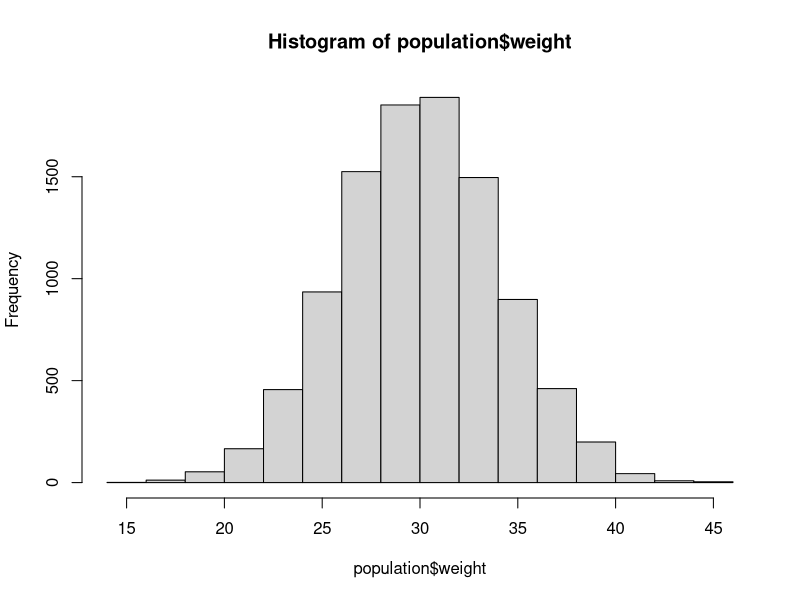
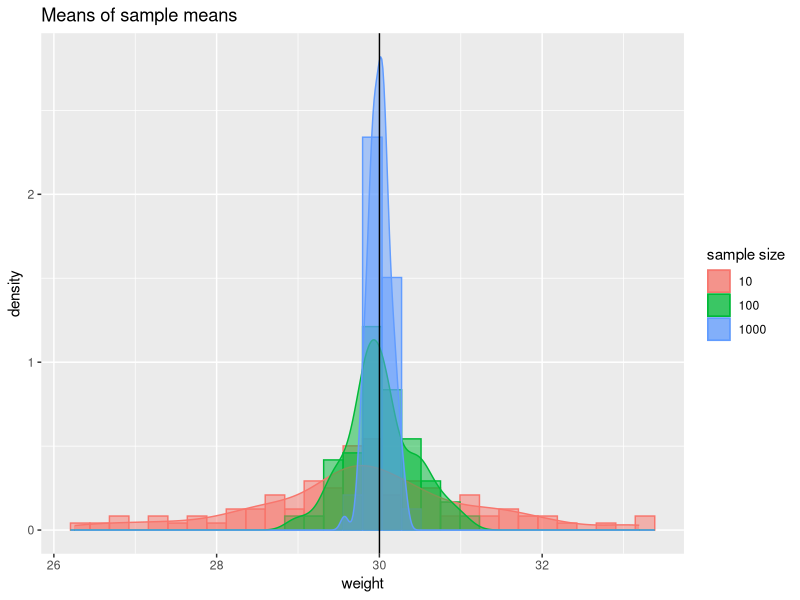
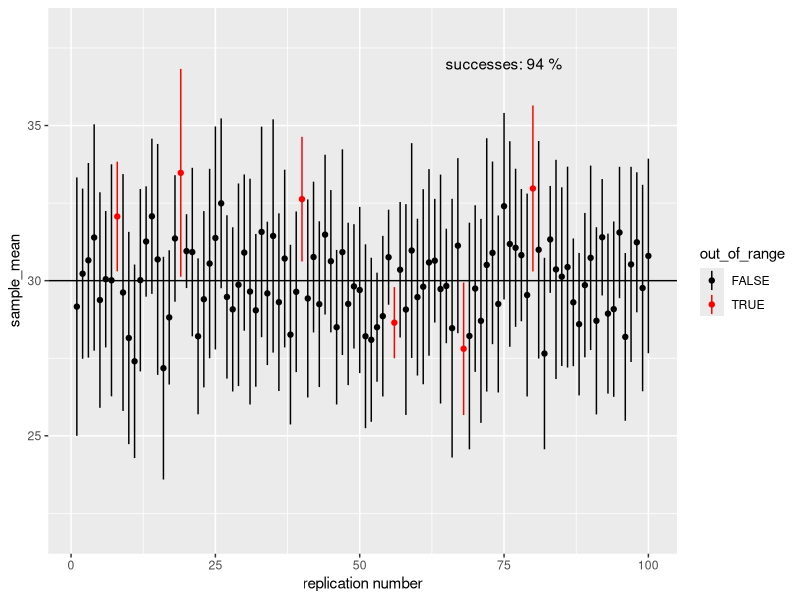
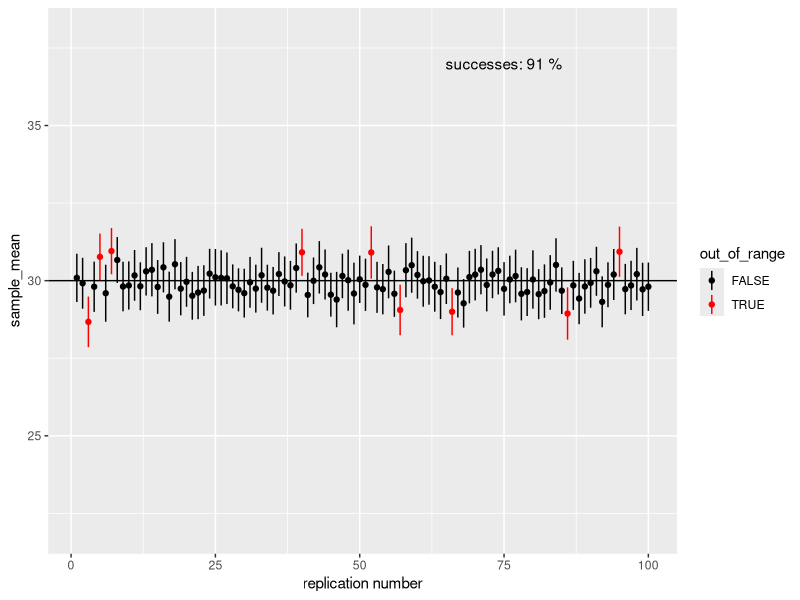

These figures' R source, in order:
## ---- chunk 1

pop_size <- 10000
weight_mean <- 30
weight_sd <- 4

population <- data.frame(
        wug_id = seq(pop_size),
        weight = rnorm(pop_size, mean = weight_mean, sd = weight_sd)
)
## ---- chunk 2
hist(population$weight)
## ---- chunk 3
mean(population$weight)
sd(population$weight)
range(population$weight)
## ---- chunk 4
library(dplyr)
## ---- chunk 5
population %>% 
        sample_n(1)
## ---- chunk 6
index <- sample(x = 1:nrow(population), size = 1)
population[index, ]
## ---- chunk 7
sample_size <- 10

wug_sample <- population %>% 
        sample_n(sample_size)
mean(wug_sample$weight)
# or 
#index <- sample(x = 1:nrow(population), size = sample_size)
#wug_sample <- population[index, ]
## ---- chunk 8
sample_size <- 1000

wug_sample <- population %>% 
        sample_n(sample_size)
mean(wug_sample$weight)
# or 
#index <- sample(x = 1:nrow(population), size = sample_size)
#wug_sample <- population[index, ]
## ---- chunk 9
library(ggplot2)

## 
wug_sample <- function(sample_size){
        # Do 100 iterations of sampling
        sample_means <- NULL
        for(i in 1:100){
                index <- sample(x = 1:nrow(population), 
                                size = sample_size)
                wug_sample <- population[index, ]
                sample_means[i] <- mean(wug_sample$weight)
        }
        
        wug_df <- data.frame(
                sample_size = rep(x = sample_size, length.out = 100 ),
                weight = sample_means
        )
        return(wug_df)
        
}  

samp_comp <- rbind(wug_sample(sample_size = 1000), 
                   wug_sample(sample_size = 100),
                   wug_sample(sample_size = 10))

ggplot(data = samp_comp, aes(weight,
                             fill = as.factor(sample_size),
                             color = as.factor(sample_size))) +
        geom_histogram(aes(y = ..density..),
                       alpha = 0.5, position = 'identity') +
        geom_density(alpha = 0.5) +
        ggtitle("Means of sample means")+
        geom_vline(xintercept = mean(population$weight)) +
        scale_fill_discrete(name = 'sample size') +
        scale_color_discrete(name = 'sample size')
## ---- chunk 10
confint_int <- function(x, n, level = .95){
        percentile <- 1 - (1 - level)/2
        degree_of_freedom <- n - 1
        
        percentile_of_tdist <- qt(p =percentile , df = n -1)
        standard_error_mean <-  sd(x)/sqrt(n)
        
        lower_bound <- mean(x) - (percentile_of_tdist * standard_error_mean)
        upper_bound <- mean(x) + (percentile_of_tdist * standard_error_mean)
        
        return(c(lower_bound, upper_bound))
}


sample_size <- 10
index <- sample(x = 1:nrow(population), 
                size = sample_size)
wug_sample <- population[index, ]
ci <- confint_int(x = wug_sample$weight, n = sample_size)
ci
## ---- chunk 11

ci_plot <- function(sample_size) {
        ci_data <- data.frame(
                'sample_mean' = numeric(),
                'lower_ci' = numeric(),
                'upper_ci' = numeric(),
                'out_of_range' = logical()
        )
        for (i in 1:100) {
                #sample_size <- 10
                index <- sample(x = 1:nrow(population),
                                size = sample_size)
                wug_sample <- population[index,]
                ci <-confint_int(x = wug_sample$weight, n = sample_size)
                ci_data[i, 1] <- mean(wug_sample$weight)
                ci_data[i, 2] <- ci[1]
                ci_data[i, 3] <- ci[2]
                if (mean(population$weight) > ci[2] |
                    mean(population$weight) < ci[1]) {
                        ci_data[i, 4] <- TRUE
                } else{
                        ci_data[i, 4] <- FALSE
                }
        }
        
        successes <-
                sum(ci_data$out_of_range == F) / nrow(ci_data) * 100
        
        ggplot(ci_data,
               aes(x = 1:nrow(ci_data),
                   y = sample_mean,
                   color = out_of_range)) +
                geom_point() +
                geom_linerange(aes(ymin = lower_ci, ymax = upper_ci)) +
                ylim(c(22, 38)) +
                xlab('replication number') +
                geom_hline(yintercept = mean(population$weight)) +
                scale_color_manual(values = c('black', 'red')) +
                annotate(
                        geom = 'text',
                        x = 75,
                        y = 37,
                        label = paste("successes:", successes, "%")
                )
        
}

## ---- chunk 12
ci_plot(sample_size = 10)
## ---- chunk 13
ci_plot(sample_size = 100)
## ---- chunk 14
date <- "2020-10-19"
## ---- chunk 15

